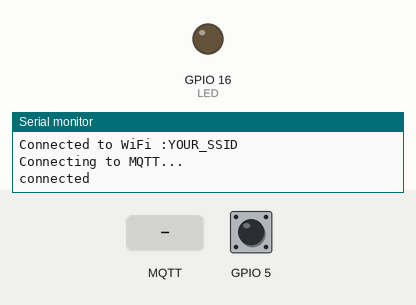
The sketch below on a simulated ESP8266 (NodeMCU). Parts: output pins drawn as LEDs (lit = HIGH), the last lines printed to the serial monitor. The inputs (shaded band) are chosen by the test bench; at power-on: GPIO 5 HIGH. WiFi joins after 1.5 s; servers stay silent unless stated; no MQTT or app messages arrive unless stated.

Above: at 2.7 s.
2.8 s: MQTT message "on" arrives on the first subscribed topic
At 3.9 s:
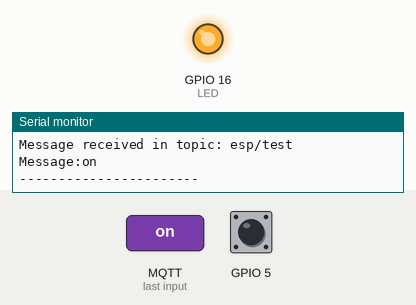
4.3 s: MQTT message "off" arrives on the first subscribed topic
At 5.1 s:
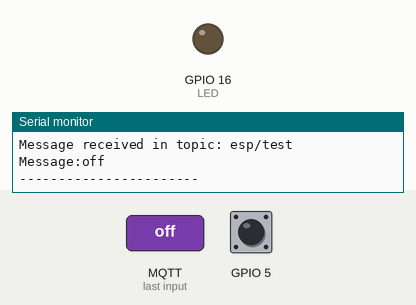
Timing chart, 0 to 7.3 s (numbered marks = the images above; inputs shaded):
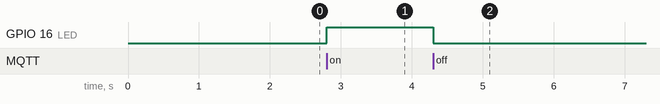

The sketch:

code.ino
```cpp
#include <ESP8266WiFi.h>
#include <PubSubClient.h>

#define LED 16

const char* ssid = "YOUR_SSID";
const char* password =  "your_password";
const char* mqtt_server = "91.121.93.94";
const int mqtt_port = 1883;

WiFiClient espClient;
PubSubClient client(espClient);
void setup()
{
  pinMode(LED, OUTPUT);
  pinMode(5,INPUT_PULLUP);
  Serial.begin(9600);
  WiFi.begin(ssid, password);
  while (WiFi.status() != WL_CONNECTED)
  {
    delay(500);
    Serial.println("Connecting to WiFi..");
  }
  Serial.print("Connected to WiFi :");
  Serial.println(WiFi.SSID());
  client.setServer(mqtt_server, mqtt_port);
  client.setCallback(MQTTcallback);
  while (!client.connected())
  {
    Serial.println("Connecting to MQTT...");
    if (client.connect("ESP8266"))
    {
      Serial.println("connected");
    }
    else
    {
      Serial.print("failed with state ");
      Serial.println(client.state());
      delay(2000);
    }
  }
  client.subscribe("esp/test");
}
void MQTTcallback(char* topic, byte* payload, unsigned int length)
{
  Serial.print("Message received in topic: ");
  Serial.println(topic);
  Serial.print("Message:");
  String message;
  for (int i = 0; i < length; i++)
  {
    message = message + (char)payload[i];
  }
  Serial.print(message);
  if (message == "on")
  {
    digitalWrite(LED, HIGH);
  }
  else if (message == "off")
  {
    digitalWrite(LED, LOW);
  }
  Serial.println();
  Serial.println("-----------------------");
}
void loop()
{
  if(digitalRead(5)==0)
  {
  client.publish("esp/test1", "Hello from ESP8266");
  delay(1000);
  }
  else;
  client.loop();
}
```

Measured:
- after the input at 2.8 s, GPIO 16 (LED): LOW → HIGH at once
- after the input at 4.3 s, GPIO 16 (LED): HIGH → LOW at once
